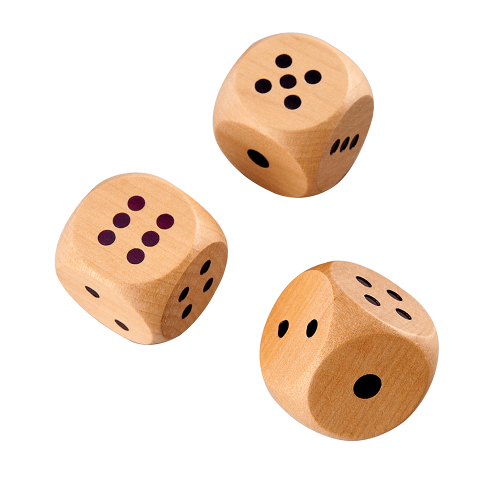
#> input picture src/algorithms/1_all_in/img_process_project/input_images/4cmDicePack-ThreeSpreadOut-60110.png, 1000 x 1000 px (shown at 1/2 size); its folder holds only this picture in this run
$ python erw.py
#> lines starting #> are read from the running program, lines starting #| are printed output that depends on the picture; after the words box and inside, x2 and y2 are one past the last pixel; in counts of white or black regions, pixels touching at a corner belong together
from os import listdir
from os.path import isfile, join
import cv2
import numpy as np
import os

# Nálam nem működött a relatív útvonal, mert a jelenlegi munkakönyvtár nem ez a
# a mappa volt, hanem az src mappa. Átírtam úgy az útvonalakat, hogy ott keressék a
# fájlokat és mappákat, ahol EZ a forrásfájl van.
# Továbbá a / jel helyett mindhol a join függvényt írtam - Tamás
fileDir = os.path.dirname(os.path.realpath(__file__))

IMAGES_DIR = os.path.join(fileDir, "input_images")

def get_input_image_paths(dir):
    paths = []
    for file in listdir(dir):
        if isfile(join(dir, file)):
            paths.append(os.path.join(dir, file))
    return paths

def read_images(image_paths):
    images = []
    for path in image_paths:
        image = cv2.imread(path)
#> image is the input picture: shape (1000, 1000, 3); mean B, G, R 215.3, 227.6, 242.5
        images.append(image)
    return images

def get_avg_image_size(images):
    avg_width, avg_height = 0, 0
    for image in images:
        avg_width += image.shape[1]
        avg_height += image.shape[0]
    return (round(avg_height / len(images)), round(avg_width / len(images)))

def resize_image(image, width = None, height = None, inter = cv2.INTER_AREA):
    dim = None
    (h, w) = image.shape[:2]

    if width is None and height is None:
        return image

    if width is None:
        r = height / float(h)
        dim = (int(w * r), height)

    else:
        r = width / float(w)
        dim = (width, int(h * r))

    resized = cv2.resize(image, dim, interpolation = inter)
    return resized

def resize_images(images, width = None, height = None):
    if width is None and height is None:
        return images

    resized = []
    for image in images:
        if width is None:
            result = resize_image(image, height = height)
            resized.append(result)

        if height is None:
            result = resize_image(image, width = width)
            resized.append(result)

        else:
            result = resize_image(image, width = width, height = height)
            resized.append(result)
    return resized

def get_image_palette(image):
    pixels = np.float32(image.reshape(-1, 3))

    n_colors = 6
    criteria = (cv2.TERM_CRITERIA_EPS + cv2.TERM_CRITERIA_MAX_ITER, 200, .1)
    flags = cv2.KMEANS_RANDOM_CENTERS

    _, labels, palette = cv2.kmeans(pixels, n_colors, None, criteria, 10, flags)
    return palette


"""def process_image(index, img):
    image = img
    pixels = np.float32(image.reshape(-1, 3))

    n_colors = 6
    criteria = (cv2.TERM_CRITERIA_EPS + cv2.TERM_CRITERIA_MAX_ITER, 200, .1)
    flags = cv2.KMEANS_RANDOM_CENTERS

    _, labels, palette = cv2.kmeans(pixels, n_colors, None, criteria, 10, flags)
    _, counts = np.unique(labels, return_counts=True)

    indices = np.argsort(counts)[::-1]
    freqs = np.cumsum(np.hstack([[0], counts[indices]/float(counts.sum())]))
    rows = np.int_(image.shape[0]*freqs)

    dom_patch = np.zeros(shape=image.shape, dtype=np.uint8)
    for i in range(len(rows) - 1):
        dom_patch[rows[i]:rows[i + 1], :, :] += np.uint8(palette[indices[i]])


    low_threshold = -10
    high_threshold = 10
    for p_idx, p in enumerate(palette):
        low = np.array([ p[0], p[1], max(p[2] + low_threshold, 0) ])
        high = np.array([ p[0], p[1], min(p[2] + high_threshold, 255) ])

        mask = cv2.inRange(image, low, high)

        print(p)
        print(low)
        print(high)
        print("-" * 20)

        cv2.imshow(str(index) + "# Image mask palette " + str(p_idx), mask)


    # Display
    cv2.imshow(str(index) + "# Image", image)
    cv2.imshow(str(index) + "# Image dominant colors", dom_patch)

    hsvImg = cv2.cvtColor(image,cv2.COLOR_BGR2HSV)

    #multiple by a factor to change the saturation
    hsvImg[...,0] = hsvImg[...,0]*1.4

    #multiple by a factor of less than 1 to reduce the brightness
    #hsvImg[...,2] = hsvImg[...,2]*0.6

    back = cv2.cvtColor(hsvImg,cv2.COLOR_HSV2BGR)

    cv2.imshow(str(index) + "# Image2", back)"""

def process_image(index, image):
    gray = cv2.cvtColor(image, cv2.COLOR_BGR2GRAY)
    blurred = cv2.GaussianBlur(gray, (5, 5), 2.0)
    edges = cv2.Canny(blurred, 4, 100, None, 3)


    _, thresh = cv2.threshold(edges, 10, 255, cv2.THRESH_BINARY)

    im_floodfill = thresh.copy()

    h, w = thresh.shape[:2]
    mask = np.zeros((h+2, w+2), np.uint8)
    cv2.floodFill(im_floodfill, mask, (3, 3), 255)
    im_floodfill_inv = cv2.bitwise_not(im_floodfill)
    im_out = thresh | im_floodfill_inv


    # Display
    cv2.imshow(str(index) + "# Image", image)
    cv2.imshow(str(index) + "# Image2", edges)

def sizing_images(path): # Viki
    for root, dirs, files in os.walk(path):
        for name in files:
            img = cv2.imread(os.path.join(root, name))
            print(img.shape)
            img = cv2.resize(img, (img.shape[1]//4, img.shape[0]//4))
            new_root = root.replace('Tesztkepek', 'Tesztkepek_resized')
            if not os.path.exists(new_root):
                os.makedirs(new_root)
            cv2.imwrite(os.path.join(new_root, name), img)
            print(root, name)


if __name__ == '__main__':
    image_paths = get_input_image_paths(IMAGES_DIR)
    print("Images: " + str(image_paths))

    images = read_images(image_paths)
#> images = 1 item

    avg_image_size = get_avg_image_size(images)
#> the loop in get_avg_image_size, `for image in images:` made 1 pass
#> (avg_width, avg_height) on pass 1: (1000, 1000)
#> after the loop in get_avg_image_size, `for image in images:`: avg_height = 1000
#> avg_image_size = (1000, 1000)
    print("Average image size: " + str(avg_image_size))
#| Average image size: (1000, 1000)

    images = resize_images(images, width = avg_image_size[1], height = avg_image_size[0])
#> the loop in resize_images, `for image in images:` made 1 pass
#> after the loop in resize_images, `for image in images:`: resized = 1 item


    for index, image in enumerate(images):
        """if index == 1:
            break"""
        process_image(index + 1, image)
#> this loop made 1 pass
#> pass 1, in process_image, `gray = cv2.cvtColor(image, cv2.COLOR_BGR2GRAY)`:
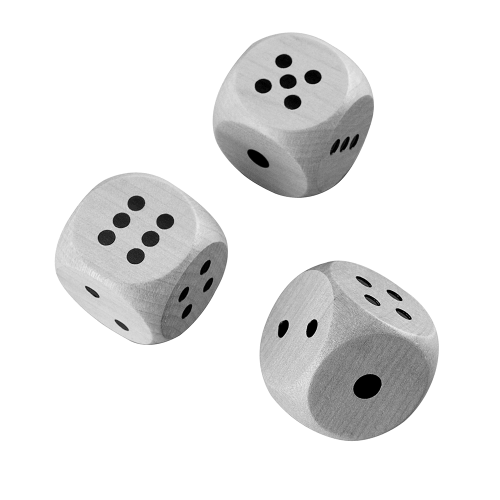
#> gray: shape (1000, 1000) (shown at 1/2 size); min 0, max 255, mean 230.7
#> pass 1, in process_image, `edges = cv2.Canny(blurred, 4, 100, None, 3)`:
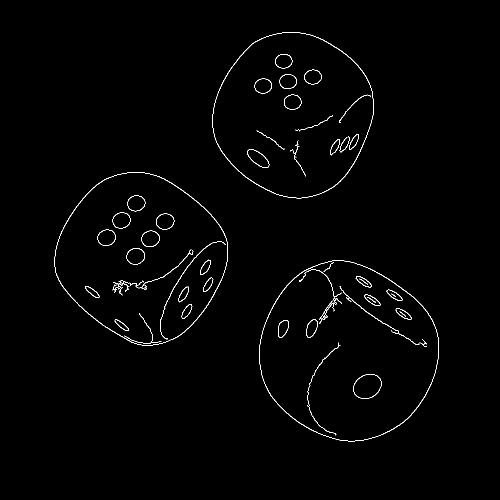
#> edges: shape (1000, 1000) (shown at 1/2 size); 0.95% white in thin lines or dots, all inside (x1, y1, x2, y2) = (109, 64, 878, 883)
#> pass 1, in process_image, `im_floodfill_inv = cv2.bitwise_not(im_floodfill)`:
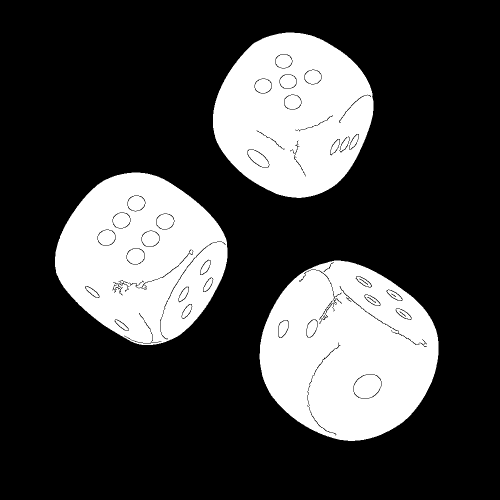
#> im_floodfill_inv: shape (1000, 1000) (shown at 1/2 size); 25.9% white; 3 white regions, box (x1, y1, x2, y2) and area: (519, 521, 877, 882) 95602, (110, 345, 455, 690) 84101, (426, 65, 747, 396) 78804


    cv2.waitKey(0)
    cv2.destroyAllWindows()

$ run again, on src/algorithms/1_all_in/img_process_project/input_images/illustration-set-red-dices_1308-2387.jpg
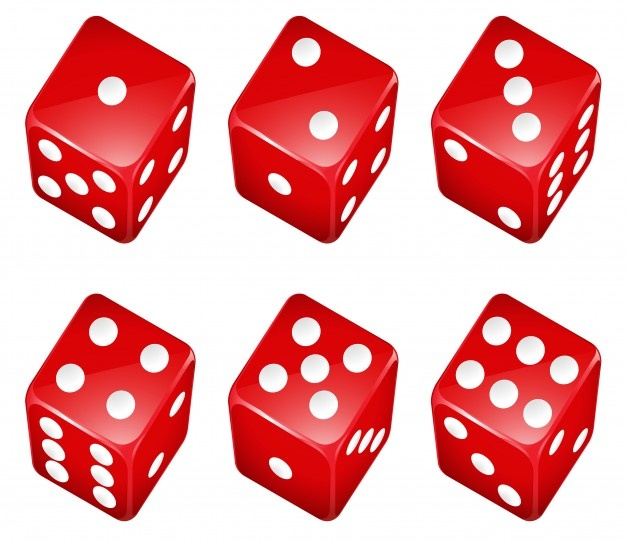
#> input picture src/algorithms/1_all_in/img_process_project/input_images/illustration-set-red-dices_1308-2387.jpg, 626 x 541 px
#> in read_images, image is the input picture: shape (541, 626, 3); mean B, G, R 161.5, 160.2, 236
#> images = 1 item
#> the loop in get_avg_image_size, `for image in images:` made 1 pass
#> (avg_width, avg_height) on pass 1: (626, 541)
#> after the loop in get_avg_image_size, `for image in images:`: avg_height = 541; avg_width = 626
#> avg_image_size = (541, 626)
#| Average image size: (541, 626)
#> the loop in resize_images, `for image in images:` made 1 pass
#> after the loop in resize_images, `for image in images:`: resized = 1 item
#> the loop `for index, image in enumerate(images):` made 1 pass
#> pass 1, in process_image, `edges = cv2.Canny(blurred, 4, 100, None, 3)`:
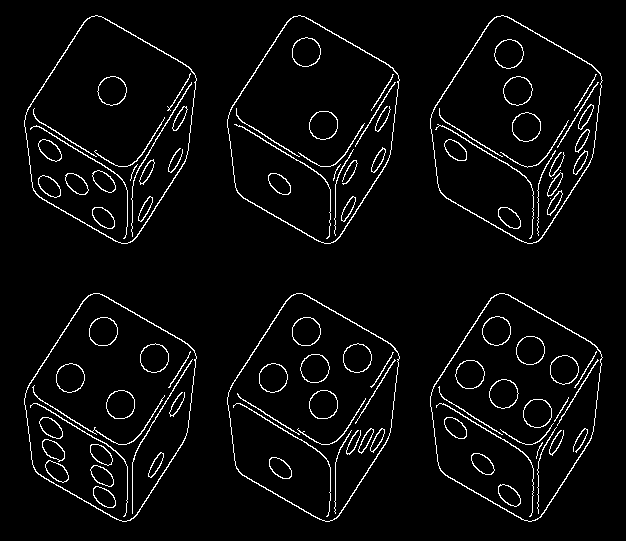
#> edges: shape (541, 626); 4.1% white in thin lines or dots, all inside (x1, y1, x2, y2) = (24, 15, 603, 522)
#> pass 1, in process_image, `im_floodfill_inv = cv2.bitwise_not(im_floodfill)`:
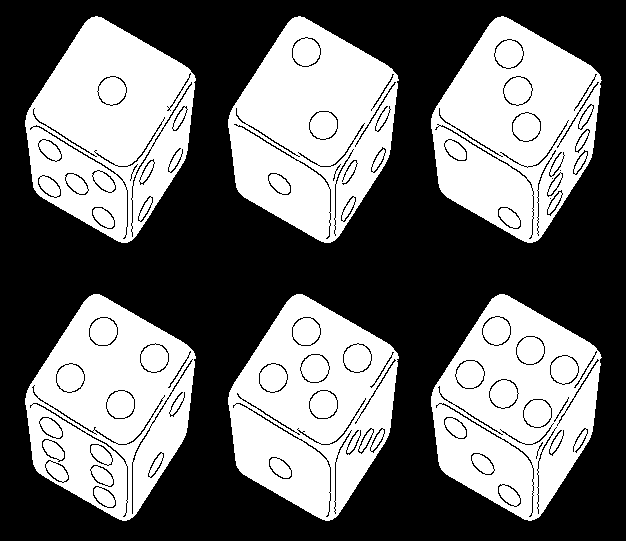
#> im_floodfill_inv: shape (541, 626); 44.1% white; 6 white regions, box (x1, y1, x2, y2) and area: (228, 16, 399, 243) 25146, (228, 294, 399, 521) 24937, (25, 16, 196, 243) 24912, (431, 16, 602, 243) 24823, (431, 294, 602, 521) 24707, (25, 294, 196, 521) 24684
